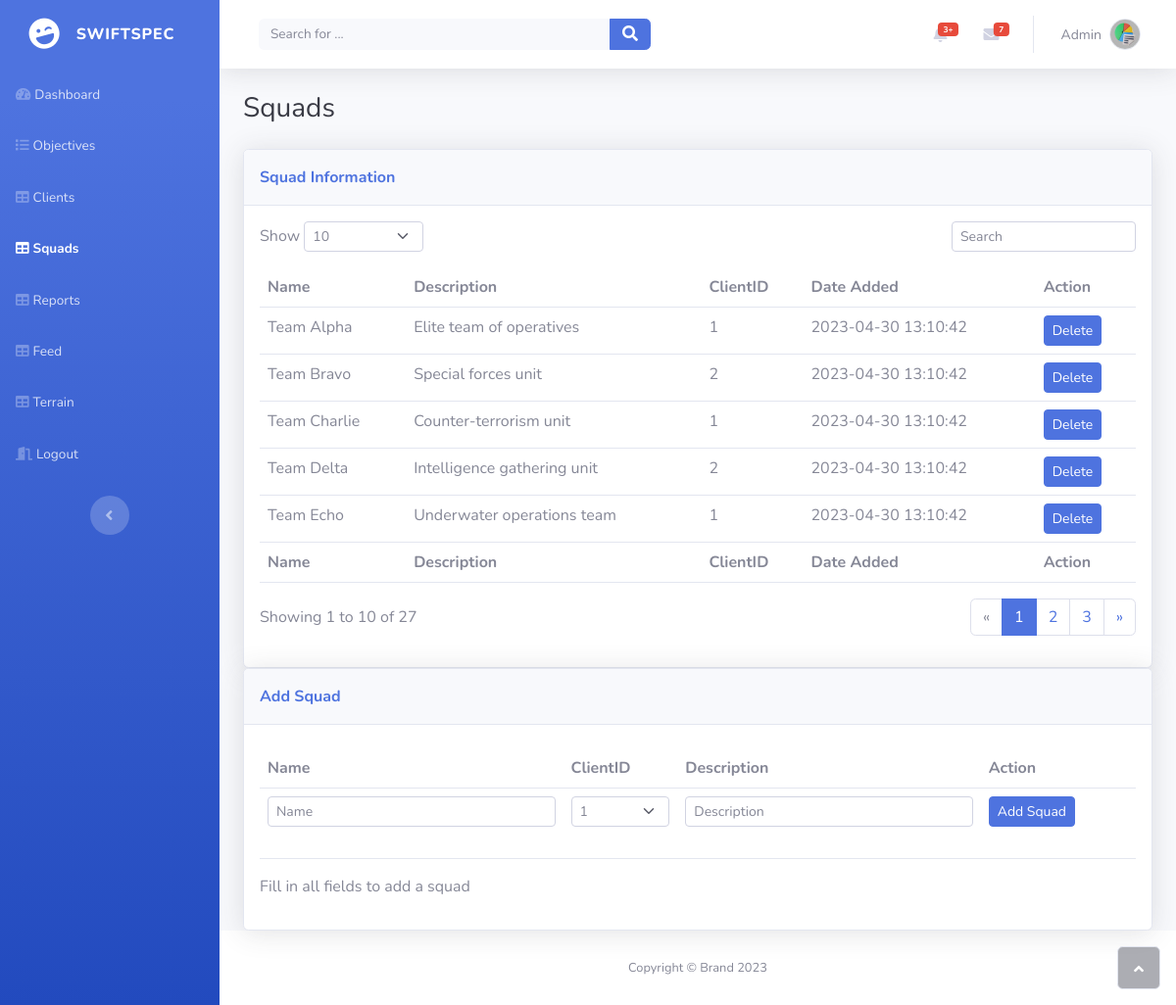
The app's page /squads.php, older data.
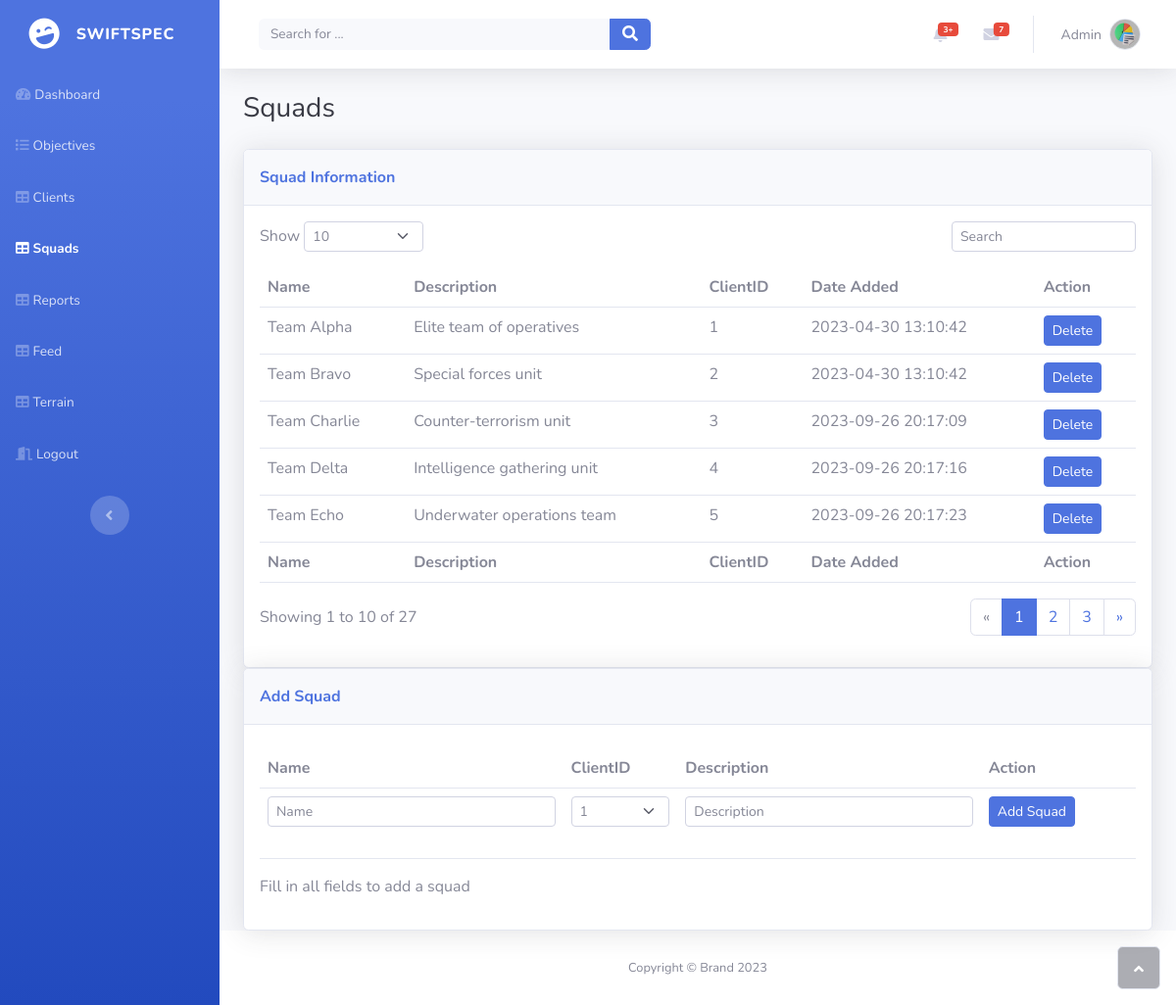
The same page, newer data.
### tables this page shows
CREATE TABLE `squad` (
  `SquadID` int(11) NOT NULL,
  `SquadName` varchar(50) DEFAULT NULL,
  `Description` varchar(255) DEFAULT NULL,
  `ClientID` int(11) DEFAULT NULL,
  `DateAdded` timestamp NOT NULL DEFAULT current_timestamp() ON UPDATE current_timestamp()
);

### php/displaysquads.php (called while the page is built)
<?php
require_once 'connection.php';
$sql = "SELECT * FROM squad";
$result = $connection->query($sql);
$rows = array();
if ($result->num_rows > 0) {
  while($row = $result->fetch_assoc()) {
    $rows[] = $row;
  }
}
?>

### php/listclients.php (called while the page is built)
<?php
$sql = "SELECT ClientID FROM client ORDER BY ClientID ASC";
$result = $connection->query($sql);
$rows = array();
if ($result->num_rows > 0) {
  while($row = $result->fetch_assoc()) {
    $rows[] = $row;
  }
}
?>

### squads.php (the view, shortened to what this page needs)
<?php
require_once 'php/displaysquads.php';
?>
<!DOCTYPE html>
<html lang="en">
<head>
    <link rel="stylesheet" href="assets/bootstrap/css/bootstrap.min.css">
    <link rel="stylesheet" href="assets/fonts/fontawesome-all.min.css">
</head>
<body id="page-top">
    <div id="wrapper">
        <nav class="navbar navbar-dark align-items-start sidebar sidebar-dark accordion bg-gradient-primary p-0">
            <div class="container-fluid d-flex flex-column p-0"><a class="navbar-brand d-flex justify-content-center align-items-center sidebar-brand m-0" href="#">
                    <div class="sidebar-brand-icon rotate-n-15"><i class="fas fa-laugh-wink"></i></div>
                    <div class="sidebar-brand-text mx-3"><span>SwiftSpec</span></div>
                </a>
                <ul class="navbar-nav text-light" id="accordionSidebar">
                    <li class="nav-item"><a class="nav-link" href="admin.php"><i class="fas fa-tachometer-alt"></i><span>Dashboard</span></a></li>
                    <li class="nav-item"><a class="nav-link" href="Objectives.php"><i class="fas fa-list"></i><span>Objectives</span></a></li>
                    <li class="nav-item"><a class="nav-link" href="clients.php"><i class="fas fa-table"></i><span>Clients</span></a></li>
                    <li class="nav-item"><a class="nav-link active" href="squads.php"><i class="fas fa-table"></i><span>Squads</span></a></li>
                    <li class="nav-item"><a class="nav-link" href="reports.php"><i class="fas fa-table"></i><span>Reports</span></a></li>
                    <li class="nav-item"><a class="nav-link" href="feed.php"><i class="fas fa-table"></i><span>Feed</span></a></li>
                    <li class="nav-item"><a class="nav-link" href="terrain.php"><i class="fas fa-table"></i><span>Terrain</span></a></li>
                    <li class="nav-item"><a class="nav-link" href="php/logout.php"><i class="fas fa-door-open"></i><span>Logout</span></a></li>
                </ul>
                <div class="text-center d-none d-md-inline"><button class="btn rounded-circle border-0" id="sidebarToggle" type="button"></button></div>
            </div>
        </nav>
        <div class="d-flex flex-column" id="content-wrapper">
            <div id="content">
                <nav class="navbar navbar-light navbar-expand bg-white shadow mb-4 topbar static-top">
                    <div class="container-fluid"><button class="btn btn-link d-md-none rounded-circle me-3" id="sidebarToggleTop" type="button"><i class="fas fa-bars"></i></button>
                        <form class="d-none d-sm-inline-block me-auto ms-md-3 my-2 my-md-0 mw-100 navbar-search">
                            <div class="input-group"><input class="bg-light form-control border-0 small" type="text" placeholder="Search for ..."><button class="btn btn-primary py-0" type="button"><i class="fas fa-search"></i></button></div>
                        </form>
                        <ul class="navbar-nav flex-nowrap ms-auto">
                            <li class="nav-item dropdown no-arrow mx-1">
                                <div class="nav-item dropdown no-arrow"><a class="dropdown-toggle nav-link" aria-expanded="false" data-bs-toggle="dropdown" href="#"><span class="badge bg-danger badge-counter">3+</span><i class="fas fa-bell fa-fw"></i></a>
                                </div>
                            </li>
                            <li class="nav-item dropdown no-arrow mx-1">
                                <div class="nav-item dropdown no-arrow"><a class="dropdown-toggle nav-link" aria-expanded="false" data-bs-toggle="dropdown" href="#"><span class="badge bg-danger badge-counter">7</span><i class="fas fa-envelope fa-fw"></i></a>
                                </div>
                            </li>
                            <li class="nav-item dropdown no-arrow">
                                <div class="nav-item dropdown no-arrow"><a class="dropdown-toggle nav-link" aria-expanded="false" data-bs-toggle="dropdown" href="#"><span class="d-none d-lg-inline me-2 text-gray-600 small">Admin</span><img class="border rounded-circle img-profile" src="assets/img/avatars/avatar1.jpeg"></a>
                                </div>
                            </li>
                        </ul>
                    </div>
                </nav>
                <div class="container-fluid">
                    <h3 class="text-dark mb-4">Squads</h3>
                    <div class="card shadow">
                        <div class="card-header py-3">
                            <p class="text-primary m-0 fw-bold">Squad Information</p>
                        </div>
                        <div class="card-body">
                            <div class="row">
                                <div class="col-md-6 text-nowrap">
                                    <div id="dataTable_length" class="dataTables_length" aria-controls="dataTable"><label class="form-label">Show&nbsp;<select class="d-inline-block form-select form-select-sm">
                                                <option value="10" selected="">10</option>
                                            </select>&nbsp;</label></div>
                                </div>
                                <div class="col-md-6">
                                    <div class="text-md-end dataTables_filter" id="dataTable_filter"><label class="form-label"><input type="search" class="form-control form-control-sm" aria-controls="dataTable" placeholder="Search"></label></div>
                                </div>
                            </div>
                            <div class="table-responsive table mt-2" id="dataTable" role="grid" aria-describedby="dataTable_info">
                                <table class="table my-0" id="dataTable">
                                    <thead>
                                        <tr>
                                            <th>Name</th>
                                            <th>Description</th>
                                            <th>ClientID</th>
                                            <th>Date Added</th>
                                            <th>Action</th>
                                        </tr>
                                    </thead>
                                    <tbody>
                                        <?php foreach ($rows as $row) : ?>
                                            <tr>
                                                <td><?php echo $row['SquadName']; ?></td>
                                                <td><?php echo $row['Description']; ?></td>
                                                <td><?php echo $row['ClientID']; ?></td>
                                                <td><?php echo $row['DateAdded']; ?></td>
                                                <td>
                                                    <form method="POST" action="php/deletesquad.php">
                                                        <button class="btn btn-primary btn-sm" name="SquadID" value="<?php echo $row['SquadID']; ?>">Delete</button>
                                                    </form>
                                                </td>
                                            </tr>
                                        <?php endforeach; ?>
                                    </tbody>
                                    <tfoot>
                                        <tr>
                                            <td><strong>Name</strong></td>
                                            <td><strong>Description</strong></td>
                                            <td><strong>ClientID</strong></td>
                                            <td><strong>Date Added</strong></td>
                                            <td><strong>Action</strong></td>
                                        </tr>
                                    </tfoot>
                                </table>
                            </div>
                            <div class="row">
                                <div class="col-md-6 align-self-center">
                                    <p id="dataTable_info" class="dataTables_info" role="status" aria-live="polite">Showing 1 to 10 of 27</p>
                                </div>
                                <div class="col-md-6">
                                    <nav class="d-lg-flex justify-content-lg-end dataTables_paginate paging_simple_numbers">
                                        <ul class="pagination">
                                            <li class="page-item disabled"><a class="page-link" aria-label="Previous" href="#"><span aria-hidden="true">«</span></a></li>
                                            <li class="page-item active"><a class="page-link" href="#">1</a></li>
                                            <li class="page-item"><a class="page-link" href="#">2</a></li>
                                            <li class="page-item"><a class="page-link" href="#">3</a></li>
                                            <li class="page-item"><a class="page-link" aria-label="Next" href="#"><span aria-hidden="true">»</span></a></li>
                                        </ul>
                                    </nav>
                                </div>
                            </div>
                        </div>
                    </div>
                    <div class="card shadow">
                        <div class="card-header py-3">
                            <p class="text-primary m-0 fw-bold">Add Squad</p>
                        </div>
                        <div class="card-body">
                            <div class="table-responsive table mt-2" id="dataTable" role="grid" aria-describedby="dataTable_info">
                                <table class="table my-0" id="dataTable">
                                    <thead>
                                        <tr>
                                            <th>Name</th>
                                            <th>ClientID</th>
                                            <th>Description</th>
                                            <th>Action</th>
                                        </tr>
                                    </thead>
                                    <form method="POST" action="php/addsquad.php">
                                        <tbody>
                                            <tr>
                                                <td><input class="form-control form-control-sm" type="text" id="Name" placeholder="Name" name="name"></td>
                                                <td>
                                                    <select class="d-inline-block form-select form-select-sm" name="ClientID">
                                                        <?php
                                                        require_once 'php/listclients.php';
                                                        foreach ($rows as $row) :
                                                            $ClientID = $row['ClientID'];
                                                        ?>
                                                            <option value="<?php echo $ClientID; ?>"><?php echo $ClientID; ?></option>
                                                        <?php endforeach; ?>
                                                    </select>&nbsp;
                                                </td>
                                                <td><input class="form-control form-control-sm" type="text" id="Description" placeholder="Description" name="description"></td>
                                                <td><input type="submit" class="btn btn-primary btn-sm" name="submit" value="Add Squad"></td>
                                            </tr>
                                        </tbody>
                                    </form>
                                </table>
                            </div>
                            <div class="row">
                                <div class="col-md-6 align-self-center">
                                    <p id="dataTable_info" class="dataTables_info" role="status" aria-live="polite">Fill in all fields to add a squad</p>
                                </div>
                                <div class="col-md-6">
                                </div>
                            </div>
                        </div>
                    </div>
                </div>
            </div>
            <footer class="bg-white sticky-footer">
                <div class="container my-auto">
                    <div class="text-center my-auto copyright"><span>Copyright © Brand 2023</span></div>
                </div>
            </footer>
        </div><a class="border rounded d-inline scroll-to-top" href="#page-top"><i class="fas fa-angle-up"></i></a>
    </div>
</body>
</html>

Row changes from the older to the newer data that the page shows:
changed squad "Team Charlie": ClientID "1" → "3"; DateAdded "2023-04-30 13:10:42" → "2023-09-26 20:17:09"
changed squad "Team Delta": ClientID "2" → "4"; DateAdded "2023-04-30 13:10:42" → "2023-09-26 20:17:16"
changed squad "Team Echo": ClientID "1" → "5"; DateAdded "2023-04-30 13:10:42" → "2023-09-26 20:17:23"
